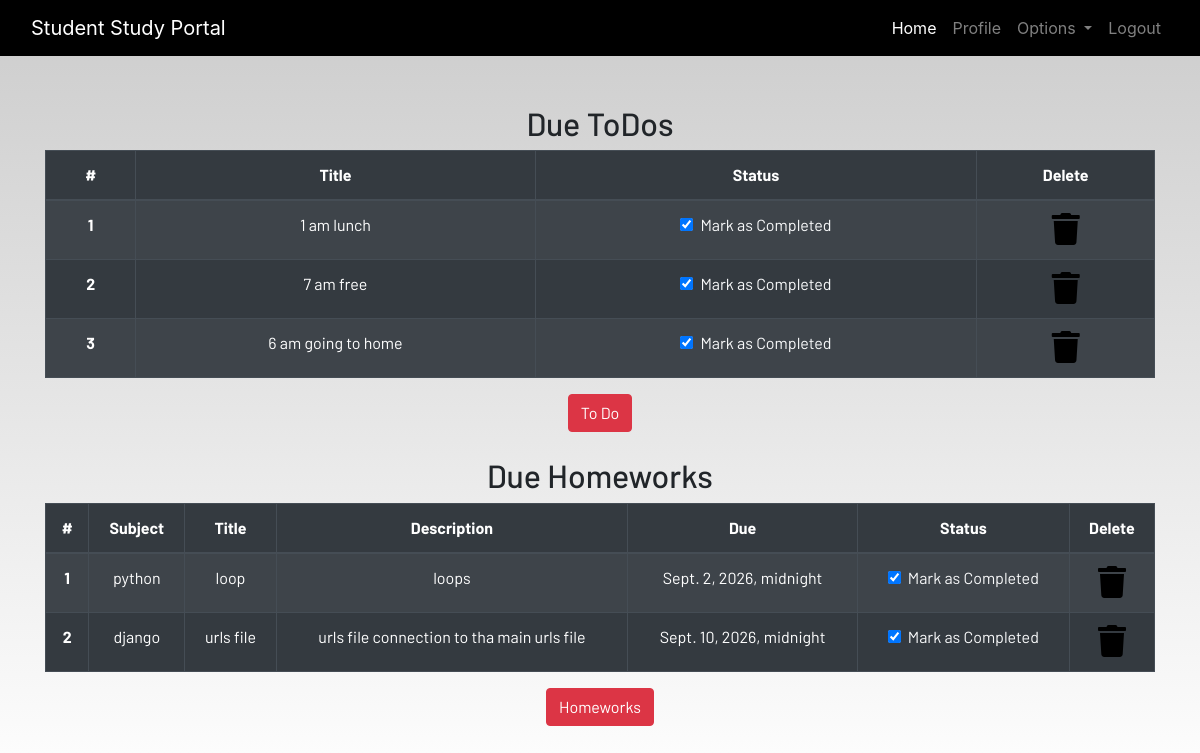
/profile/ (signed in), run on the app's committed database.
### dashboard/models.py (models this page shows, shortened)
class Todo(models.Model):
    user = models.ForeignKey(User, on_delete=models.CASCADE)
    title = models.CharField(max_length=100)
    is_finished = models.BooleanField(default=False)

class Homework(models.Model):
    user = models.ForeignKey(User,on_delete=models.CASCADE)
    subject = models.CharField(max_length=50)
    title = models.CharField(max_length=100)
    description = models.TextField()
    due = models.DateTimeField()
    is_finished = models.BooleanField(default=False)

### dashboard/views.py (the view)
# urls.py: path('profile/',dash_views.profile, name='profile'),
@login_required
def profile(request):
    homeworks = Homework.objects.filter(
        user=request.user
    )
    todos = Todo.objects.filter(
        user=request.user
    )
    context = {
        'homeworks': homeworks,
        'todos': todos,
    }
    return render(request, 'dashboard/profile.html', context)

### dashboard/templates/dashboard/profile.html
{% extends 'dashboard/base.html' %}
{% load static %}
{% load crispy_forms_tags %}
{% block content %}
<section class="text-center">
<div class="container">
{% if not todos_done %}
    <h2>Due ToDos</h2>
    <table class="table table-striped table-bordered table-hover table-dark">
        <thead>
            <tr>
                <th scope="col">#</th>
                <th scope="col">Title</th>
                <th scope="col">Status</th>
                <th scope="col">Delete</th>
            </tr>
        </thead>
        <tbody>
            {% for todo in todos %}
            <tr>
                <th scope="row">
                    {{ forloop.counter }}
                </th>
                <td>
                    {{ todo.title }}
                </td>
                <td>
                    <a href="{% url 'update_todo' todo.id %}">
                        <div class="form-check">
                            {% if todo.is_finished %}
                                <input class="form-check-input"
                                       type="checkbox"
                                       checked>
                            {% else %}
                                <input class="form-check-input"
                                       type="checkbox">
                            {% endif %}
                            <label class="form-check-label text-light">
                                Mark as Completed
                            </label>
                        </div>
                    </a>
                </td>
                <td>
                    <a href="{% url 'delete_todo' todo.id %}">
                        <i class="fa fa-trash fa-2x"></i>
                    </a>
                </td>
            </tr>
            {% endfor %}
        </tbody>
    </table>
{% else %}
    <h3>All To Dos are completed!!!!</h3>
{% endif %}
<a href="{% url 'todo' %}" class="btn btn-danger">
    To Do
</a>
<br><br>
{% if not homework_done %}
    <h2>Due Homeworks</h2>
    <table class="table table-striped table-bordered table-hover table-dark">
        <thead>
            <tr>
                <th scope="col">#</th>
                <th scope="col">Subject</th>
                <th scope="col">Title</th>
                <th scope="col">Description</th>
                <th scope="col">Due</th>
                <th scope="col">Status</th>
                <th scope="col">Delete</th>
            </tr>
        </thead>
        <tbody>
            {% for homework in homeworks %}
            <tr>
                <th scope="row">
                    {{ forloop.counter }}
                </th>
                <td>
                    {{ homework.subject }}
                </td>
                <td>
                    {{ homework.title }}
                </td>
                <td>
                    {{ homework.description }}
                </td>
                <td>
                    {{ homework.due }}
                </td>
                <td>
                    <a href="{% url 'update_homework' homework.id %}">
                        <div class="form-check">
                            {% if homework.is_finished %}
                                <input class="form-check-input"
                                       type="checkbox"
                                       checked>
                            {% else %}
                                <input class="form-check-input"
                                       type="checkbox">
                            {% endif %}
                            <label class="form-check-label text-light">
                                Mark as Completed
                            </label>
                        </div>
                    </a>
                </td>
                <td>
                    <a href="{% url 'delet_homework' homework.id %}">
                        <i class="fa fa-trash fa-2x"></i>
                    </a>
                </td>
            </tr>
            {% endfor %}
        </tbody>
    </table>
{% else %}
    <h3>All Homeworks are completed!!!!</h3>
{% endif %}
<a href="{% url 'homework' %}" class="btn btn-danger">
    Homeworks
</a>
</div>
</section>
{% endblock content %}

### dashboard/templates/dashboard/base.html (shortened to what this page needs)
<!DOCTYPE html>
{% load static %}
<html lang="en">
<head>
  <link rel="stylesheet" href="https://stackpath.bootstrapcdn.com/bootstrap/4.3.1/css/bootstrap.min.css"
 />
  <link rel="stylesheet" href="https://use.fontawesome.com/releases/v5.7.2/css/all.css"
 />
  <link rel="stylesheet" href="{% static 'css/main.css' %}" />
</head>
<body>
  <header>
    <nav class="navbar navbar-expand-lg navbar-dark bg-dark">
      <div class="container-fluid">
        <a class="navbar-brand" href="{% url 'home'%}">Student Study Portal</a>
        <div class="collapse navbar-collapse justify-content-end" id="navbarSupportedContent">
          <ul class="navbar-nav mb-2 mb-lg-0">
            <li class="nav-item">
              <a class="nav-link active" aria-current="page" href="{% url 'home' %}">Home</a>
            </li>
            {% if user.is_authenticated %}
            <li class="nav-item">
              <a class="nav-link" href="{% url 'profile' %}">Profile</a>
            </li>
            <li class="nav-item dropdown">
              <a class="nav-link dropdown-toggle" href="#" id="navbarDropdown" role="button" data-toggle="dropdown"
                aria-haspopup="true" aria-expanded="false">
                Options
              </a>
            </li>
            <li class="nav-item">
               <a class="nav-link" href="{% url 'logout' %}">Logout</a>
            </li>
            {% endif %}
          </ul>
        </div>
      </div>
    </nav>
  </header>
  <br /><br />
  <main>
    {% block content %}
    {% endblock content %}
  </main>
</body>
</html>

### static/css/main.css (style rules this page uses)
html { scroll-behavior: smooth; height: 100%; width: 100%; }
main { font-family: Barlow, Quicksand, Rubik, sans-serif, serif, 'Times New Roman', Times, serif !important; }
.navbar { background-color: rgb(0, 0, 0) !important; }
a { text-decoration: none !important; color: black; }
html, body { max-width: 100%; overflow-x: hidden; height: 100%; width: 100%; }
body { background: linear-gradient(rgba(0, 0, 0, 0.2), rgba(255, 255, 255, 0.5)); overflow-x: hidden; background-repeat: no-repeat; }
.fa { color: black; }

### data on the page
Todo: title "1 am lunch"
Todo: title "7 am free"
Todo: title "6 am going to home"
Homework: subject "python", title "loop", description "loops", due "Sept. 2, 2026, midnight"
Homework: subject "django", title "urls file", description "urls file connection to tha main urls file", due "Sept. 10, 2026, midnight"
